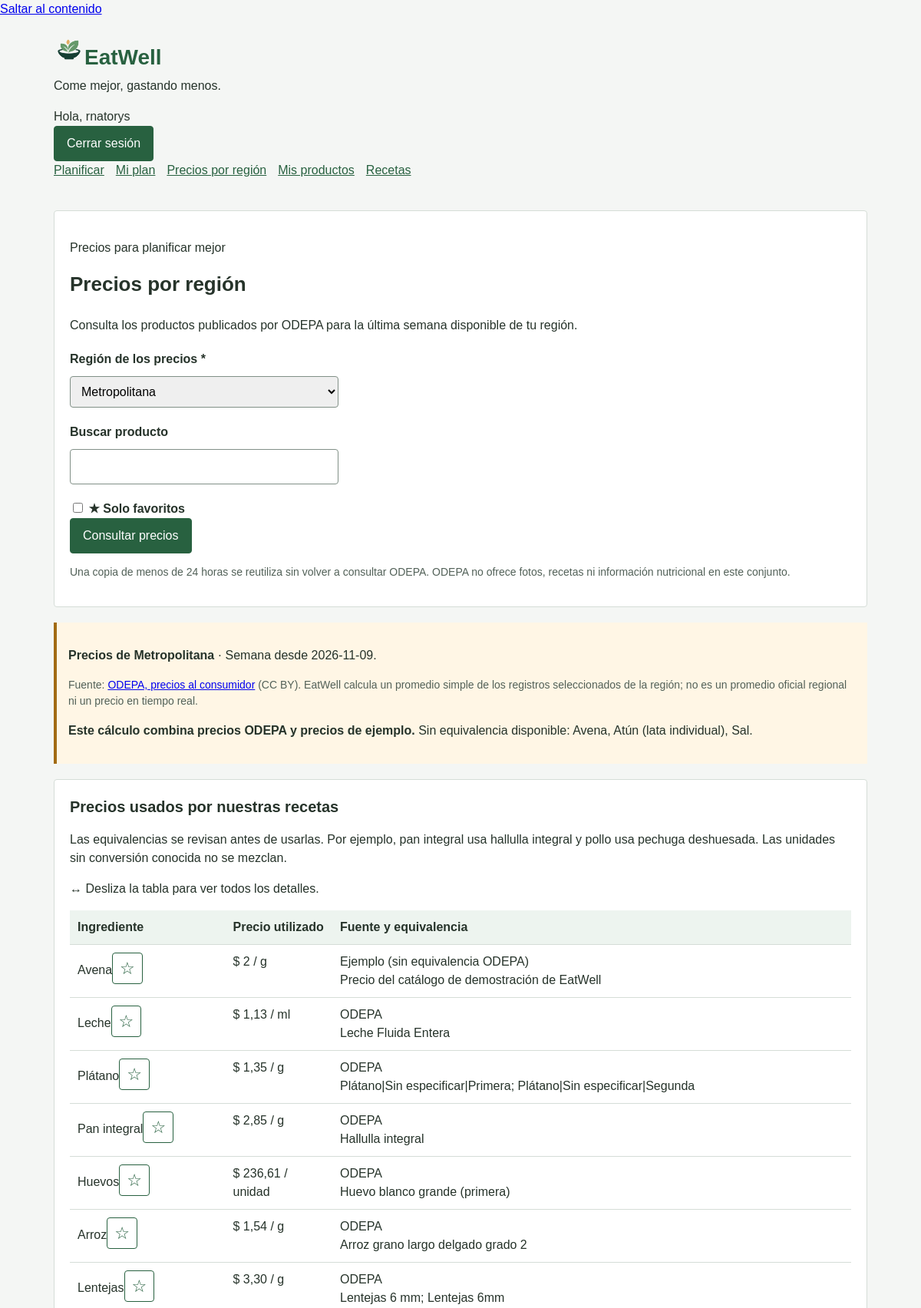
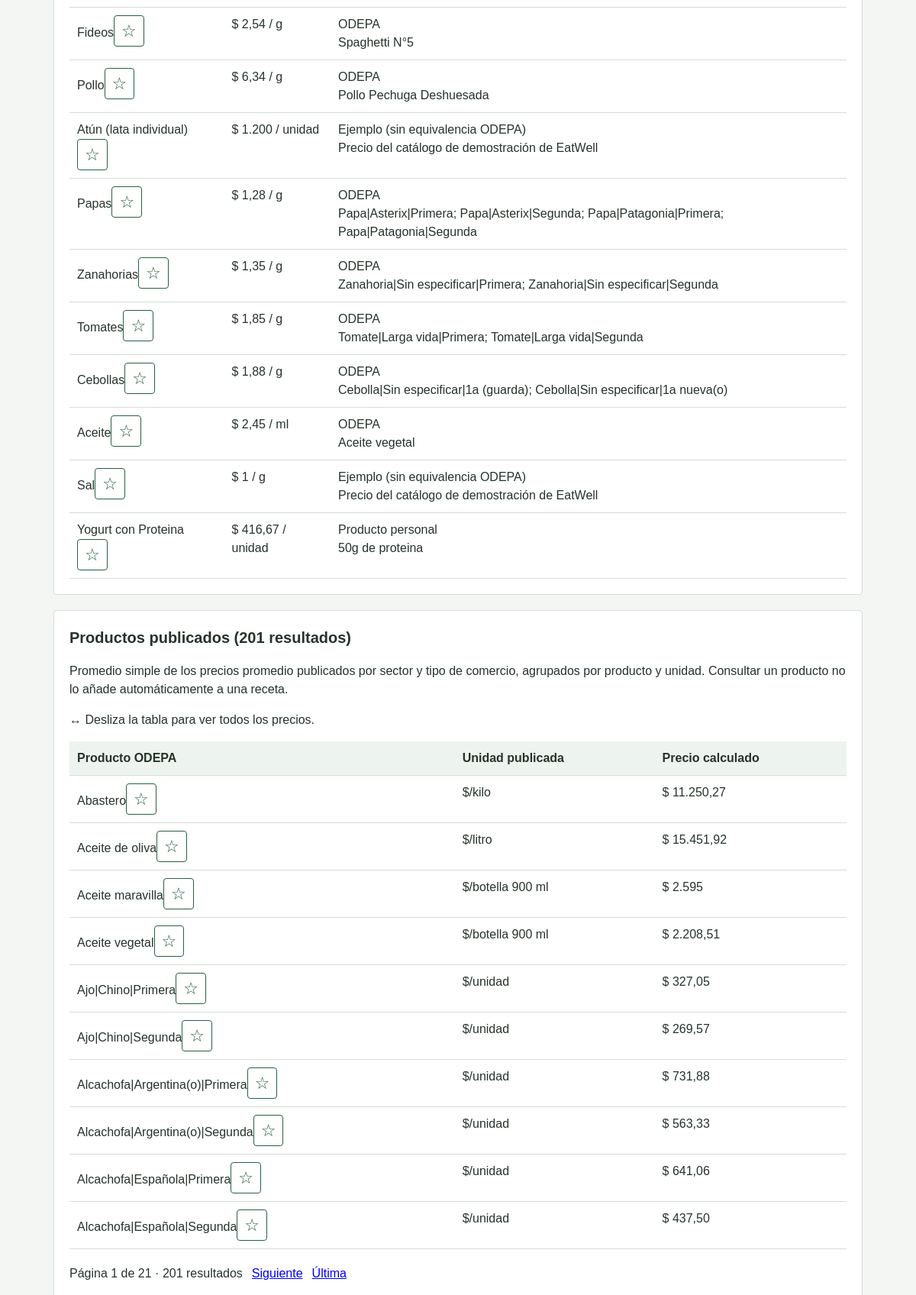
The page /precios/ (signed in, upper part) on the database its author committed (2 pictures, top to bottom).
### web/models.py (models this page shows)
class ProductoPersonal(models.Model):
    usuario = models.ForeignKey(settings.AUTH_USER_MODEL, on_delete=models.CASCADE)
    nombre = models.CharField(max_length=100)
    unidad = models.CharField(max_length=6, choices=[("g", "Gramos"), ("ml", "Mililitros"), ("unidad", "Unidades")])
    cantidad_referencia = models.PositiveIntegerField(validators=[MinValueValidator(1), MaxValueValidator(100000)])
    precio_referencia = models.DecimalField(max_digits=10, decimal_places=2, validators=[MinValueValidator(Decimal("0.01"))])
    propiedades = models.TextField(blank=True, max_length=1000)
    foto = models.ImageField(upload_to="productos/", blank=True)

### web/views.py (the view)
# urls.py: path("precios/", views.precios, name="precios"),
@login_required
def precios(request):
    if request.method != "GET":
        return HttpResponseNotAllowed(["GET"])
    guardado = PlanGuardado.objects.filter(usuario=request.user).first()
    region = "13"
    if guardado is not None:
        region = guardado.datos.get("precios", {}).get("region_id", "13")
    datos = request.GET if request.GET else {"region": region}
    form = PreciosForm(datos)
    info = None
    productos = []
    ingredientes = {}
    error = ""
    if form.is_valid():
        try:
            ingredientes, info, productos = obtener_precios(form.cleaned_data["region"])
        except ErrorODEPA as problema:
            error = str(problema)
        else:
            busqueda = form.cleaned_data["busqueda"].casefold()
            encontrados = []
            for producto in productos:
                if busqueda in producto["nombre"].casefold():
                    encontrados.append(producto)
            productos = encontrados
            productos = [dict(p, clave=clave_producto_odepa(p)) for p in productos]
            productos = marcar_favoritos(request.user, "producto", productos)
            if form.cleaned_data["favoritos"]:
                productos = [p for p in productos if p["favorito"]]
            ingredientes = ingredientes_disponibles(request.user, ingredientes, [])
    pagina = Paginator(productos, 10).get_page(request.GET.get("pagina"))
    filtros = urlencode({"region": form["region"].value() or region, "busqueda": form["busqueda"].value() or "", "favoritos": "on" if form["favoritos"].value() else ""})
    return render(request, "web/precios.html", {
        "form": form, "info_precios": info, "productos": pagina,
        "pagina": pagina, "filtros": filtros,
        "ingredientes": ingredientes, "error": error,
    })

### web/forms.py
class PreciosForm(RegionForm):
    busqueda = forms.CharField(label="Buscar producto", required=False, max_length=100)
    favoritos = forms.BooleanField(label="★ Solo favoritos", required=False)

### web/catalogo.py (called while the page is built, shortened)
def clave_producto_odepa(producto):
    identidad = producto["nombre"] + "|" + producto["unidad"]
    return "odepa_" + sha256(identidad.encode("utf-8")).hexdigest()[:24]

def marcar_favoritos(usuario, tipo, elementos):
    claves = set(Favorito.objects.filter(usuario=usuario, tipo=tipo).values_list("clave", flat=True))
    favoritos = []
    otros = []
    for elemento in elementos:
        elemento = elemento.copy()
        elemento["favorito"] = elemento["clave"] in claves
        if elemento["favorito"]:
            favoritos.append(elemento)
        else:
            otros.append(elemento)
    return favoritos + otros

def ingredientes_disponibles(usuario, regionales, publicados):
    catalogo = {}
    for clave, datos in regionales.items():
        catalogo[clave] = datos.copy()
    for producto in ProductoPersonal.objects.filter(usuario=usuario).order_by("id"):
        precio = redondear(producto.precio_referencia / producto.cantidad_referencia)
        catalogo["personal_" + str(producto.pk)] = {
            "nombre": producto.nombre, "unidad": producto.unidad, "precio": str(precio),
            "fuente": "Producto personal", "referencia": producto.propiedades or "Precio ingresado por ti",
        }
    return ordenar_catalogo(usuario, catalogo)

def ordenar_catalogo(usuario, catalogo):
    elementos = []
    for clave, datos in catalogo.items():
        elementos.append(dict(datos, clave=clave))
    ordenados = {}
    for producto in marcar_favoritos(usuario, "producto", elementos):
        ordenados[producto["clave"]] = producto
    return ordenados

### web/odepa.py (called while the page is built, shortened)
def redondear(numero):
    return numero.quantize(Decimal("0.01"), rounding=ROUND_HALF_UP)

def obtener_precios(region, forzar=False):
    if region not in dict(REGIONES):
        raise ErrorODEPA("Selecciona una región cubierta por ODEPA.")
    guardado = PreciosRegion.objects.filter(region=region).first()
    aviso = ""
    if not forzar and guardado is not None and timezone.now() - guardado.actualizado < timedelta(hours=24):
        datos = guardado.datos
    info = datos["info"].copy()
    info["consultado"] = guardado.actualizado.isoformat()
    info["aviso"] = aviso
    return datos["catalogo"], info, datos["productos"]

### web/templates/web/precios.html (shortened to what this page needs)
{% extends "web/base.html" %}
{% block page_class %}page-prices{% endblock %}
{% block content %}
<section class="panel page-intro">
    <p class="eyebrow">Precios para planificar mejor</p>
    <h1>Precios por región</h1>
    <p>Consulta los productos publicados por ODEPA para la última semana disponible de tu región.</p>
    <form class="filter-form form-grid" method="get" action="{% url 'precios' %}">
        {% include "web/campos_formulario.html" %}
        <div class="form-actions"><button class="button" type="submit">Consultar precios</button></div>
    </form>
    <p class="help">Una copia de menos de 24 horas se reutiliza sin volver a consultar ODEPA.
        ODEPA no ofrece fotos, recetas ni información nutricional en este conjunto.</p>
</section>
{% if info_precios %}
    {% include "web/info_precios.html" %}
    <section class="panel price-section">
        <h2>Precios usados por nuestras recetas</h2>
        <p>Las equivalencias se revisan antes de usarlas. Por ejemplo, pan integral usa hallulla integral
            y pollo usa pechuga deshuesada. Las unidades sin conversión conocida no se mezclan.</p>
        <p class="table-hint">↔ Desliza la tabla para ver todos los detalles.</p>
        <div class="table-container" tabindex="0" role="region" aria-label="Precios usados por las recetas">
            <table class="data-table prices-table">
                <thead><tr><th>Ingrediente</th><th>Precio utilizado</th><th>Fuente y equivalencia</th></tr></thead>
                <tbody>
                    {% for clave, ingrediente in ingredientes.items %}
                        <tr><th>{{ ingrediente.nombre }}{% include "web/favorito.html" with item=ingrediente tipo="producto" region=form.region.value %}</th>
                            <td>$ {{ ingrediente.precio|floatformat:"-2gu" }} / {{ ingrediente.unidad }}</td>
                            <td>{{ ingrediente.fuente }}<br>{{ ingrediente.referencia }}</td></tr>
                    {% endfor %}
                </tbody>
            </table>
        </div>
    </section>
    <section class="panel published-products">
        <h2>Productos publicados ({{ pagina.paginator.count }} resultados)</h2>
        <p>Promedio simple de los precios promedio publicados por sector y tipo de comercio,
            agrupados por producto y unidad. Consultar un producto no lo añade automáticamente a una receta.</p>
        <p class="table-hint">↔ Desliza la tabla para ver todos los precios.</p>
        <div class="table-container" tabindex="0" role="region" aria-label="Productos publicados por ODEPA">
            <table class="data-table products-table">
                <thead><tr><th>Producto ODEPA</th><th>Unidad publicada</th><th>Precio calculado</th></tr></thead>
                <tbody>
                    {% for producto in productos %}
                        <tr><th>{{ producto.nombre }}{% include "web/favorito.html" with item=producto tipo="producto" region=form.region.value %}</th><td>{{ producto.unidad }}</td>
                            <td>$ {{ producto.precio|floatformat:"-2gu" }}</td></tr>
                    {% empty %}
                        <tr><td colspan="3">No encontramos productos con ese nombre.</td></tr>
                    {% endfor %}
                </tbody>
            </table>
        </div>
        {% include "web/paginacion.html" %}
    </section>
{% endif %}
{% endblock %}

### web/templates/web/base.html (shortened to what this page needs)
{% load static %}
<!DOCTYPE html>
<html lang="es">
<head>
    <link rel="stylesheet" href="{% static 'web/css/styles.css' %}">
</head>
<body class="site-body {% block page_class %}{% endblock %}">
    <a class="skip-link" href="#contenido">Saltar al contenido</a>
    <header class="site-header">
        <div class="header-inner">
            <div class="brand-group">
                <a class="brand" href="{% url 'home' %}"><span class="brand-mark" aria-hidden="true"><img class="brand-logo" src="{% static 'web/img/eatwell-logo.png' %}" alt="" width="40" height="40"></span>EatWell</a>
                <p class="brand-tagline">Come mejor, gastando menos.</p>
            </div>
            {% if user.is_authenticated %}
            <div class="account-area">
                <span class="account-greeting">Hola, {{ user.username }}</span>
                <form class="logout-form" method="post" action="{% url 'logout' %}">
                    <button type="submit" class="button header-button">Cerrar sesión</button>
                </form>
            </div>
            {% endif %}
        </div>
        <nav class="account-nav" aria-label="Navegación principal">
            {% with pagina_actual=request.resolver_match.url_name %}
            {% if user.is_authenticated %}
                <a class="nav-link" href="{% url 'home' %}" {% if pagina_actual == 'home' %}aria-current="page"{% endif %}>Planificar</a>
                <a class="nav-link" href="{% url 'plan' %}" {% if pagina_actual == 'plan' or pagina_actual == 'editar_comida' or pagina_actual == 'editar_producto_plan' %}aria-current="page"{% endif %}>Mi plan</a>
                <a class="nav-link" href="{% url 'precios' %}" {% if pagina_actual == 'precios' %}aria-current="page"{% endif %}>Precios por región</a>
                <a class="nav-link" href="{% url 'productos' %}" {% if pagina_actual == 'productos' or pagina_actual == 'producto_nuevo' or pagina_actual == 'producto_editar' %}aria-current="page"{% endif %}>Mis productos</a>
                <a class="nav-link" href="{% url 'recetas' %}" {% if pagina_actual == 'recetas' or pagina_actual == 'receta_nueva' or pagina_actual == 'receta_editar' %}aria-current="page"{% endif %}>Recetas</a>
            {% else %}
                <a class="nav-link" href="{% url 'login' %}" {% if pagina_actual == 'login' %}aria-current="page"{% endif %}>Iniciar sesión</a>
                <a class="nav-link" href="{% url 'registro' %}" {% if pagina_actual == 'registro' %}aria-current="page"{% endif %}>Crear cuenta</a>
            {% endif %}
            {% endwith %}
        </nav>
    </header>
    <main class="site-main" id="contenido">
        {% block content %}{% endblock %}
    </main>
</body>
</html>

### web/static/web/css/styles.css (style rules this page uses)
* { box-sizing: border-box; }
body { margin: 0; background-color: #f4f6f4; color: #26332a; font-family: Arial, sans-serif; line-height: 1.5; }
.site-header, main, footer { max-width: 1100px; margin: auto; padding: 20px; }
.brand { color: #286140; font-size: 28px; font-weight: bold; text-decoration: none; }
.site-header p { margin-top: 4px; }
h1, h2 { margin-top: 0; }
h1 { font-size: 26px; }
h2 { font-size: 20px; }
.panel { margin-bottom: 20px; padding: 20px; background-color: white; border: 1px solid #d5ddd7; border-radius: 4px; }
input[type="number"], input[type="text"], input[type="password"], select { display: block; width: 100%; max-width: 350px; padding: 10px; margin: 10px 0 18px; border: 1px solid #819087; border-radius: 4px; font: inherit; }
button { padding: 10px 16px; background-color: #286140; color: white; border: 1px solid #286140; border-radius: 4px; font: inherit; cursor: pointer; }
.account-nav { display: flex; align-items: center; flex-wrap: wrap; gap: 15px; }
.account-nav a { color: #286140; }
.help, .meal-cost, footer { color: #526158; font-size: 14px; }
.table-container { overflow-x: auto; }
table { width: 100%; min-width: 520px; border-collapse: collapse; text-align: left; }
th, td { padding: 10px; border-bottom: 1px solid #d5ddd7; vertical-align: top; }
thead, tfoot { background-color: #edf4ef; }
tbody th { font-weight: normal; }

### rows shown on the page
ProductoPersonal: nombre "Yogurt con Proteina", unidad "unidad", referencia "50g de proteina"

### other values the page prints
{{ user.username }} "rnatorys"
{{ campo.label }} "Región de los precios" "Buscar producto"
{{ campo.label }} "★ Solo favoritos"
{{ info_precios.region }} "Metropolitana"
{{ info_precios.semana }} "2026-11-09"
{{ info_precios.faltantes|join:", " }} "Avena, Atún (lata individual), Sal"
{{ ingrediente.nombre }} "Avena" "Leche" "Plátano" "Pan integral" "Huevos" "Arroz" "Lentejas" "Fideos" "Pollo" "Atún (lata individual)" "Papas" "Zanahorias" "Tomates" "Cebollas" "Aceite" "Sal"
{{ ingrediente.precio|floatformat:"-2gu" }} "2" "1,13" "1,35" "2,85" "236,61" "1,54" "3,30" "2,54" "6,34" "1.200" "1,28" "1,35" "1,85" "1,88" "2,45" "1" "416,67"
{{ ingrediente.unidad }} "g" "ml" "g" "g" "unidad" "g" "g" "g" "g" "unidad" "g" "g" "g" "g" "ml" "g"
{{ ingrediente.fuente }} "Ejemplo (sin equivalencia ODEPA)" "ODEPA" "ODEPA" "ODEPA" "ODEPA" "ODEPA" "ODEPA" "ODEPA" "ODEPA" "Ejemplo (sin equivalencia ODEPA)" "ODEPA" "ODEPA" "ODEPA" "ODEPA" "ODEPA" "Ejemplo (sin equivalencia ODEPA)" "Producto personal"
{{ ingrediente.referencia }} "Precio del catálogo de demostración de EatWell" "Leche Fluida Entera" "Plátano|Sin especificar|Primera; Plátano|Sin especificar|Segunda" "Hallulla integral" "Huevo blanco grande (primera)" "Arroz grano largo delgado grado 2" "Lentejas 6 mm; Lentejas 6mm" "Spaghetti N°5" "Pollo Pechuga Deshuesada" "Precio del catálogo de demostración de EatWell" "Papa|Asterix|Primera; Papa|Asterix|Segunda; Papa|Patagonia|Primera; Papa|Patagonia|Segunda" "Zanahoria|Sin especificar|Primera; Zanahoria|Sin especificar|Segunda" "Tomate|Larga vida|Primera; Tomate|Larga vida|Segunda" "Cebolla|Sin especificar|1a (guarda); Cebolla|Sin especificar|1a nueva(o)" "Aceite vegetal" "Precio del catálogo de demostración de EatWell"
{{ pagina.paginator.count }} "201"
{{ producto.nombre }} "Abastero" "Aceite de oliva" "Aceite maravilla" "Aceite vegetal" "Ajo|Chino|Primera" "Ajo|Chino|Segunda" "Alcachofa|Argentina(o)|Primera" "Alcachofa|Argentina(o)|Segunda" "Alcachofa|Española|Primera" "Alcachofa|Española|Segunda"
{{ producto.unidad }} "$/kilo" "$/litro" "$/botella 900 ml" "$/botella 900 ml" "$/unidad" "$/unidad" "$/unidad" "$/unidad" "$/unidad" "$/unidad"
{{ producto.precio|floatformat:"-2gu" }} "11.250,27" "15.451,92" "2.595" "2.208,51" "327,05" "269,57" "731,88" "563,33" "641,06" "437,50"
